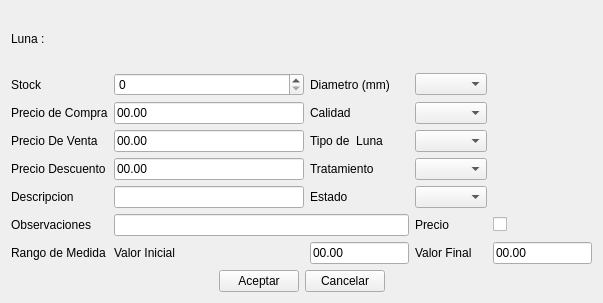
<?xml version="1.0" encoding="UTF-8"?>
<ui version="4.0">
 <class>ui_agregarLuna</class>
 <widget class="QWidget" name="ui_agregarLuna">
  <property name="geometry">
   <rect>
    <x>0</x>
    <y>0</y>
    <width>603</width>
    <height>303</height>
   </rect>
  </property>
  <property name="windowTitle">
   <string>Form</string>
  </property>
  <layout class="QGridLayout" name="gridLayout">
   <item row="0" column="0">
    <widget class="QLabel" name="label_2">
     <property name="text">
      <string>Luna :</string>
     </property>
    </widget>
   </item>
   <item row="1" column="0">
    <layout class="QGridLayout" name="gridLayout_4">
     <item row="3" column="3">
      <widget class="MyComboBox" name="comboBox_tratamiento">
       <property name="sizePolicy">
        <sizepolicy hsizetype="Expanding" vsizetype="Fixed">
         <horstretch>0</horstretch>
         <verstretch>0</verstretch>
        </sizepolicy>
       </property>
       <property name="minimumSize">
        <size>
         <width>0</width>
         <height>0</height>
        </size>
       </property>
      </widget>
     </item>
     <item row="6" column="2">
      <widget class="QLineEdit" name="lineEdit_vInicial">
       <property name="text">
        <string>00.00</string>
       </property>
      </widget>
     </item>
     <item row="2" column="1">
      <widget class="QLineEdit" name="lineEdit_precioVenta">
       <property name="text">
        <string>00.00</string>
       </property>
      </widget>
     </item>
     <item row="1" column="3">
      <widget class="MyComboBox" name="comboBox_calidad">
       <property name="sizePolicy">
        <sizepolicy hsizetype="Expanding" vsizetype="Fixed">
         <horstretch>0</horstretch>
         <verstretch>0</verstretch>
        </sizepolicy>
       </property>
       <property name="minimumSize">
        <size>
         <width>0</width>
         <height>0</height>
        </size>
       </property>
      </widget>
     </item>
     <item row="5" column="1" colspan="2">
      <widget class="QLineEdit" name="lineEdit_observaciones"/>
     </item>
     <item row="4" column="1">
      <widget class="QLineEdit" name="lineEdit_descripcion">
       <property name="minimumSize">
        <size>
         <width>190</width>
         <height>0</height>
        </size>
       </property>
      </widget>
     </item>
     <item row="4" column="2">
      <widget class="QLabel" name="label_estado">
       <property name="text">
        <string>Estado</string>
       </property>
      </widget>
     </item>
     <item row="1" column="1">
      <widget class="QLineEdit" name="lineEdit_precioCompra">
       <property name="text">
        <string>00.00</string>
       </property>
      </widget>
     </item>
     <item row="2" column="2">
      <widget class="QLabel" name="label_10">
       <property name="sizePolicy">
        <sizepolicy hsizetype="Preferred" vsizetype="Preferred">
         <horstretch>0</horstretch>
         <verstretch>0</verstretch>
        </sizepolicy>
       </property>
       <property name="minimumSize">
        <size>
         <width>0</width>
         <height>0</height>
        </size>
       </property>
       <property name="text">
        <string>Tipo de  Luna</string>
       </property>
      </widget>
     </item>
     <item row="6" column="1">
      <widget class="QLabel" name="label_13">
       <property name="text">
        <string>Valor Inicial</string>
       </property>
      </widget>
     </item>
     <item row="3" column="1">
      <widget class="QLineEdit" name="lineEdit_precioDescuento">
       <property name="text">
        <string>00.00</string>
       </property>
      </widget>
     </item>
     <item row="4" column="3">
      <widget class="MyComboBox" name="comboBox_estado"/>
     </item>
     <item row="0" column="4">
      <widget class="QPushButton" name="pushButton_xDiametro">
       <property name="sizePolicy">
        <sizepolicy hsizetype="Fixed" vsizetype="Fixed">
         <horstretch>0</horstretch>
         <verstretch>0</verstretch>
        </sizepolicy>
       </property>
       <property name="minimumSize">
        <size>
         <width>0</width>
         <height>0</height>
        </size>
       </property>
       <property name="text">
        <string/>
       </property>
       <property name="icon">
        <iconset resource="../Icons/Icons.qrc">
         <normaloff>:/Icons/1349716373_monotone_close_exit_delete_small.png</normaloff>:/Icons/1349716373_monotone_close_exit_delete_small.png</iconset>
       </property>
       <property name="autoDefault">
        <bool>false</bool>
       </property>
       <property name="flat">
        <bool>true</bool>
       </property>
      </widget>
     </item>
     <item row="5" column="3">
      <widget class="QLabel" name="label_precio">
       <property name="text">
        <string>Precio</string>
       </property>
      </widget>
     </item>
     <item row="4" column="4">
      <widget class="QPushButton" name="pushButton_xEstado">
       <property name="sizePolicy">
        <sizepolicy hsizetype="Fixed" vsizetype="Fixed">
         <horstretch>0</horstretch>
         <verstretch>0</verstretch>
        </sizepolicy>
       </property>
       <property name="text">
        <string/>
       </property>
       <property name="icon">
        <iconset resource="../Icons/Icons.qrc">
         <normaloff>:/Icons/1349716373_monotone_close_exit_delete_small.png</normaloff>:/Icons/1349716373_monotone_close_exit_delete_small.png</iconset>
       </property>
       <property name="flat">
        <bool>true</bool>
       </property>
      </widget>
     </item>
     <item row="1" column="4">
      <widget class="QPushButton" name="pushButton_xCalidad">
       <property name="sizePolicy">
        <sizepolicy hsizetype="Fixed" vsizetype="Fixed">
         <horstretch>0</horstretch>
         <verstretch>0</verstretch>
        </sizepolicy>
       </property>
       <property name="minimumSize">
        <size>
         <width>0</width>
         <height>0</height>
        </size>
       </property>
       <property name="text">
        <string/>
       </property>
       <property name="icon">
        <iconset resource="../Icons/Icons.qrc">
         <normaloff>:/Icons/1349716373_monotone_close_exit_delete_small.png</normaloff>:/Icons/1349716373_monotone_close_exit_delete_small.png</iconset>
       </property>
       <property name="autoDefault">
        <bool>false</bool>
       </property>
       <property name="flat">
        <bool>true</bool>
       </property>
      </widget>
     </item>
     <item row="4" column="0">
      <widget class="QLabel" name="label_3">
       <property name="text">
        <string>Descripcion</string>
       </property>
      </widget>
     </item>
     <item row="1" column="2">
      <widget class="QLabel" name="label_11">
       <property name="sizePolicy">
        <sizepolicy hsizetype="Preferred" vsizetype="Preferred">
         <horstretch>0</horstretch>
         <verstretch>0</verstretch>
        </sizepolicy>
       </property>
       <property name="minimumSize">
        <size>
         <width>0</width>
         <height>0</height>
        </size>
       </property>
       <property name="text">
        <string>Calidad</string>
       </property>
      </widget>
     </item>
     <item row="6" column="0">
      <widget class="QLabel" name="label_12">
       <property name="text">
        <string>Rango de Medida</string>
       </property>
      </widget>
     </item>
     <item row="1" column="0">
      <widget class="QLabel" name="label_20">
       <property name="text">
        <string>Precio de Compra</string>
       </property>
      </widget>
     </item>
     <item row="0" column="0">
      <widget class="QLabel" name="label_4">
       <property name="text">
        <string>Stock</string>
       </property>
      </widget>
     </item>
     <item row="5" column="0">
      <widget class="QLabel" name="label_17">
       <property name="text">
        <string>Observaciones</string>
       </property>
      </widget>
     </item>
     <item row="3" column="0">
      <widget class="QLabel" name="label_7">
       <property name="text">
        <string>Precio Descuento</string>
       </property>
      </widget>
     </item>
     <item row="3" column="2">
      <widget class="QLabel" name="label_9">
       <property name="sizePolicy">
        <sizepolicy hsizetype="Preferred" vsizetype="Preferred">
         <horstretch>0</horstretch>
         <verstretch>0</verstretch>
        </sizepolicy>
       </property>
       <property name="minimumSize">
        <size>
         <width>0</width>
         <height>0</height>
        </size>
       </property>
       <property name="text">
        <string>Tratamiento</string>
       </property>
      </widget>
     </item>
     <item row="2" column="0">
      <widget class="QLabel" name="label_19">
       <property name="text">
        <string>Precio De Venta</string>
       </property>
      </widget>
     </item>
     <item row="6" column="4">
      <widget class="QLineEdit" name="lineEdit_vFinal">
       <property name="text">
        <string>00.00</string>
       </property>
      </widget>
     </item>
     <item row="2" column="3">
      <widget class="MyComboBox" name="comboBox_tipoLuna">
       <property name="sizePolicy">
        <sizepolicy hsizetype="Expanding" vsizetype="Fixed">
         <horstretch>0</horstretch>
         <verstretch>0</verstretch>
        </sizepolicy>
       </property>
      </widget>
     </item>
     <item row="3" column="4">
      <widget class="QPushButton" name="pushButton_xTratamiento">
       <property name="sizePolicy">
        <sizepolicy hsizetype="Fixed" vsizetype="Fixed">
         <horstretch>0</horstretch>
         <verstretch>0</verstretch>
        </sizepolicy>
       </property>
       <property name="text">
        <string/>
       </property>
       <property name="icon">
        <iconset resource="../Icons/Icons.qrc">
         <normaloff>:/Icons/1349716373_monotone_close_exit_delete_small.png</normaloff>:/Icons/1349716373_monotone_close_exit_delete_small.png</iconset>
       </property>
       <property name="autoDefault">
        <bool>false</bool>
       </property>
       <property name="flat">
        <bool>true</bool>
       </property>
      </widget>
     </item>
     <item row="0" column="3">
      <widget class="MyComboBox" name="comboBox_diametro">
       <property name="sizePolicy">
        <sizepolicy hsizetype="Expanding" vsizetype="Fixed">
         <horstretch>0</horstretch>
         <verstretch>0</verstretch>
        </sizepolicy>
       </property>
       <property name="minimumSize">
        <size>
         <width>0</width>
         <height>0</height>
        </size>
       </property>
      </widget>
     </item>
     <item row="0" column="2">
      <widget class="QLabel" name="label">
       <property name="text">
        <string>Diametro (mm)</string>
       </property>
      </widget>
     </item>
     <item row="0" column="1">
      <widget class="QSpinBox" name="spinBox_stock">
       <property name="maximum">
        <number>999999999</number>
       </property>
      </widget>
     </item>
     <item row="6" column="3">
      <widget class="QLabel" name="label_14">
       <property name="text">
        <string>Valor Final</string>
       </property>
      </widget>
     </item>
     <item row="2" column="4">
      <widget class="QPushButton" name="pushButton_xTipoLuna">
       <property name="sizePolicy">
        <sizepolicy hsizetype="Fixed" vsizetype="Fixed">
         <horstretch>0</horstretch>
         <verstretch>0</verstretch>
        </sizepolicy>
       </property>
       <property name="text">
        <string/>
       </property>
       <property name="icon">
        <iconset resource="../Icons/Icons.qrc">
         <normaloff>:/Icons/1349716373_monotone_close_exit_delete_small.png</normaloff>:/Icons/1349716373_monotone_close_exit_delete_small.png</iconset>
       </property>
       <property name="flat">
        <bool>true</bool>
       </property>
      </widget>
     </item>
     <item row="5" column="4">
      <widget class="QCheckBox" name="checkBox_precio">
       <property name="text">
        <string/>
       </property>
      </widget>
     </item>
     <item row="7" column="0" colspan="5">
      <layout class="QHBoxLayout" name="horizontalLayout">
       <item>
        <spacer name="horizontalSpacer">
         <property name="orientation">
          <enum>Qt::Horizontal</enum>
         </property>
         <property name="sizeHint" stdset="0">
          <size>
           <width>40</width>
           <height>20</height>
          </size>
         </property>
        </spacer>
       </item>
       <item>
        <widget class="QPushButton" name="pushButton_aceptar">
         <property name="text">
          <string>Aceptar</string>
         </property>
         <property name="shortcut">
          <string>Ctrl+G</string>
         </property>
        </widget>
       </item>
       <item>
        <widget class="QPushButton" name="pushButton_cancelar">
         <property name="text">
          <string>Cancelar</string>
         </property>
         <property name="shortcut">
          <string>Esc</string>
         </property>
        </widget>
       </item>
       <item>
        <spacer name="horizontalSpacer_2">
         <property name="orientation">
          <enum>Qt::Horizontal</enum>
         </property>
         <property name="sizeHint" stdset="0">
          <size>
           <width>40</width>
           <height>20</height>
          </size>
         </property>
        </spacer>
       </item>
      </layout>
     </item>
    </layout>
   </item>
  </layout>
 </widget>
 <customwidgets>
  <customwidget>
   <class>MyComboBox</class>
   <extends>QComboBox</extends>
   <header location="global">mycombobox.h</header>
   <slots>
    <slot>Eliminar_Item()</slot>
   </slots>
  </customwidget>
 </customwidgets>
 <tabstops>
  <tabstop>spinBox_stock</tabstop>
  <tabstop>lineEdit_descripcion</tabstop>
  <tabstop>lineEdit_observaciones</tabstop>
  <tabstop>pushButton_aceptar</tabstop>
  <tabstop>pushButton_cancelar</tabstop>
 </tabstops>
 <resources>
  <include location="../Icons/Icons.qrc"/>
 </resources>
 <connections>
  <connection>
   <sender>pushButton_cancelar</sender>
   <signal>clicked()</signal>
   <receiver>ui_agregarLuna</receiver>
   <slot>close()</slot>
   <hints>
    <hint type="sourcelabel">
     <x>245</x>
     <y>275</y>
    </hint>
    <hint type="destinationlabel">
     <x>199</x>
     <y>149</y>
    </hint>
   </hints>
  </connection>
 </connections>
</ui>
